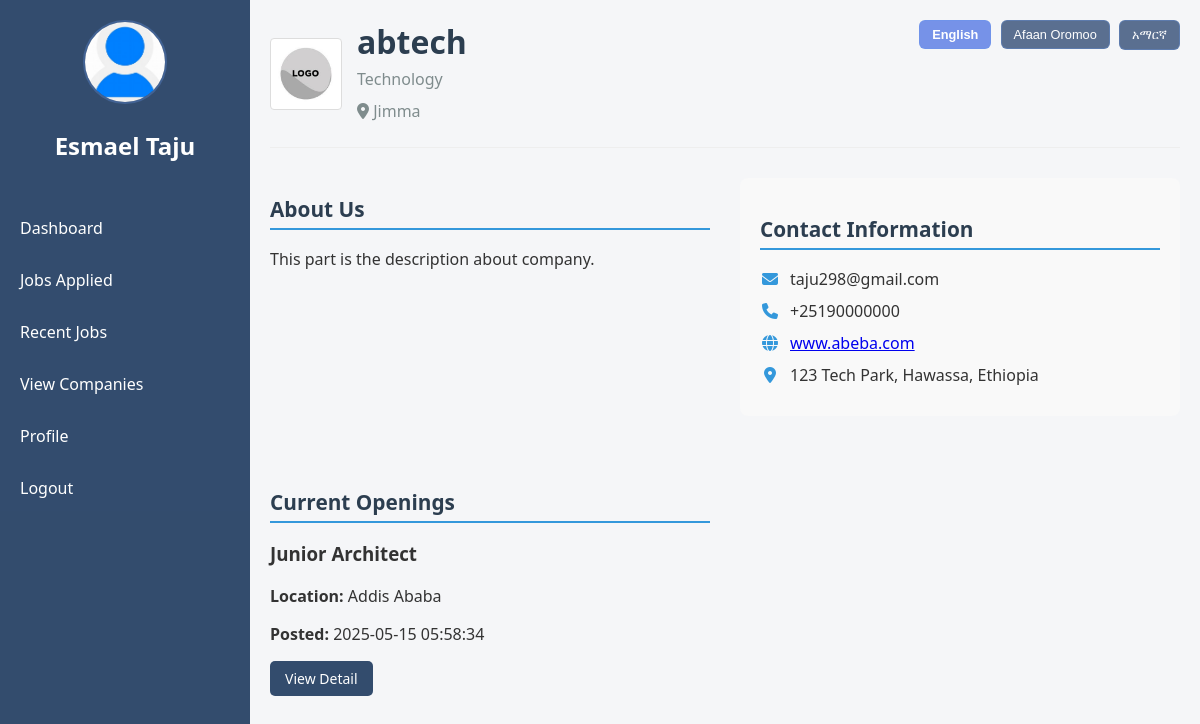
Screenshot of /candidate/company_detail.php?company_id=2 (signed in) with the database file from the repository.
### tables this page shows
CREATE TABLE `candidates` (
  `id` int(11) NOT NULL,
  `candidate_id` int(11) NOT NULL,
  `phone` varchar(20) DEFAULT NULL,
  `country` varchar(50) DEFAULT NULL,
  `address` varchar(255) DEFAULT NULL,
  `field` varchar(100) DEFAULT NULL,
  `experience` enum('0-2 years','3-5 years','5+ years') DEFAULT NULL,
  `education` enum('High School','Bachelor''s Degree','Master''s Degree','PhD') DEFAULT NULL,
  `gender` enum('male','female') DEFAULT NULL,
  `summary` text DEFAULT NULL,
  `profile_picture` varchar(250) DEFAULT 'default.png',
  `resume` varchar(255) DEFAULT NULL,
  `created_at` timestamp NOT NULL DEFAULT current_timestamp()
);

CREATE TABLE `users` (
  `id` int(11) NOT NULL,
  `name` varchar(100) NOT NULL,
  `email` varchar(100) NOT NULL,
  `password` varchar(255) NOT NULL,
  `role` enum('admin','candidate','company') NOT NULL,
  `created_at` timestamp NOT NULL DEFAULT current_timestamp()
);

CREATE TABLE `company` (
  `id` int(11) NOT NULL,
  `company_id` int(11) NOT NULL,
  `logo` varchar(250) DEFAULT 'logo.png',
  `contact` varchar(50) DEFAULT NULL,
  `location` varchar(100) DEFAULT NULL,
  `website` varchar(100) DEFAULT NULL,
  `description` text DEFAULT NULL,
  `created_at` timestamp NOT NULL DEFAULT current_timestamp(),
  `updated_at` timestamp NOT NULL DEFAULT current_timestamp() ON UPDATE current_timestamp(),
  `industry` varchar(250) DEFAULT NULL
);

CREATE TABLE `jobs` (
  `id` int(11) NOT NULL,
  `company_id` int(11) NOT NULL,
  `title` varchar(250) DEFAULT NULL,
  `location` varchar(250) DEFAULT NULL,
  `salary` varchar(250) DEFAULT NULL,
  `type` varchar(250) DEFAULT NULL,
  `skill` varchar(250) DEFAULT NULL,
  `description` text DEFAULT NULL,
  `deadline` date DEFAULT NULL,
  `created_at` timestamp NOT NULL DEFAULT current_timestamp(),
  `updated_at` timestamp NOT NULL DEFAULT current_timestamp() ON UPDATE current_timestamp(),
  `status` varchar(100) DEFAULT 'pending'
);

### candidate/company_detail.php (the view, shortened to what this page needs)
<?php include 'header.php'; ?>
<div class="company-header">
    <?php
    $company_id = $_GET['company_id'];
    $sql = "SELECT
    u.id AS user_id,
    u.name AS company_name,
    u.email AS company_email,
    c.logo AS company_logo,
    c.contact,
    c.location,
    c.industry,
    c.website,
    c.description,
    c.created_at AS company_created_at,
    c.updated_at AS company_updated_at,
    u.created_at AS user_created_at
FROM users u
INNER JOIN company c ON u.id = c.company_id
WHERE u.id = '$company_id'";
    $result = mysqli_query($conn, $sql);
    if ($result && mysqli_num_rows($result) > 0) {
        while ($row = mysqli_fetch_assoc($result)) {
            $company_name = $row['company_name'];
            $company_email = $row['company_email'];
            $company_logo = $row['company_logo'];
            $company_contact = $row['contact'];
            $company_location = $row['location'];
            $company_industry = $row['industry'];
            $company_website = $row['website'];
            $company_description = $row['description'];
        }
    }
    ?>
    <img src="../uploads/images/<?php echo $company_logo; ?>" alt="Goh Engineering Logo" class="company-logo">
    <div class="company-info">
        <h1><?php echo $company_name; ?></h1>
        <p class="industry"><?php echo $company_industry; ?></p>
        <p class="location"><i class="fas fa-map-marker-alt"></i> <?php echo $company_location; ?></p>
    </div>
</div>
<div class="company-details">
    <div class="detail-section">
        <h2>About Us</h2>
        <p><?php echo $company_description; ?></p>
    </div>
    <div class="detail-section contact-info">
        <h2>Contact Information</h2>
        <div class="contact-item">
            <i class="fas fa-envelope"></i>
            <span><?php echo $company_email; ?></span>
        </div>
        <div class="contact-item">
            <i class="fas fa-phone"></i>
            <span><?php echo $company_contact; ?></span>
        </div>
        <div class="contact-item">
            <i class="fas fa-globe"></i>
            <span><a href="<?php echo $company_website?>" target="_blank"><?php echo $company_website?></a></span>
        </div>
        <div class="contact-item">
            <i class="fas fa-map-marker-alt"></i>
            <span>123 Tech Park, Hawassa, Ethiopia</span>
        </div>
    </div>
    <?php
    $sql = "SELECT
    j.id AS job_id,
    j.title AS job_title,
    j.description AS job_description,
    j.location AS job_location,
    j.created_at AS job_created_at
    FROM jobs j
    WHERE j.company_id = '$company_id'";
    $result = mysqli_query($conn, $sql);
    if ($result && mysqli_num_rows($result) > 0) {
        while ($row = mysqli_fetch_assoc($result)) {
            $job_id = $row['job_id'];
            $job_title = $row['job_title'];
            $job_location = $row['job_location'];
            $job_created_at = $row['job_created_at'];
        }
    }
    ?>
    <div class="detail-section">
        <h2>Current Openings</h2>
        <div class="job-opening">
            <h3><?php echo $job_title; ?></h3>
            <p><strong>Location:</strong> <?php echo $job_location; ?></p>
            <p><strong>Posted:</strong> <?php echo $job_created_at; ?></p>
            <a href="job_detail.php?job_id=<?php echo $job_id;?>" class="btn" data-translate="see_more">View Detail</a>
        </div>
    </div>
</div>
<?php include 'footer.php'; ?>

### candidate/header.php (shortened to what this page needs)
<?php
include '../config/db.php';
include 'fetch_jobs.php';
$candidate_id = $_SESSION['candidate_id'];
$sql="SELECT u.name,c.profile_picture,c.field FROM users u INNER JOIN candidates c ON u.id=c.candidate_id WHERE u.id='$candidate_id'";
$result=mysqli_query($conn,$sql);
if(mysqli_num_rows($result)>0){
    $row=mysqli_fetch_assoc($result);
}
?>
<!DOCTYPE html>
<html lang="en">
<head>
    <link rel="stylesheet" href="../public/css/candidate.css">
    <link rel="stylesheet" href="https://cdnjs.cloudflare.com/ajax/libs/font-awesome/6.4.0/css/all.min.css">
</head>
<body>
    <div class="language-selector1">
        <button class="language-btn active" data-lang="en">English</button>
        <button class="language-btn" data-lang="om">Afaan Oromoo</button>
        <button class="language-btn" data-lang="am">አማርኛ</button>
    </div>
    <div class="sidebar">
        <div class="user-info">
            <img src="../uploads/images/<?php echo $row['profile_picture'] ?>" alt="User Profile" id="profile-pic">
            <h2 id="user-name"><?php echo $row['name'] ?></h2>
        </div>
        <?php $currentPage = basename($_SERVER['PHP_SELF'], ".php"); ?>
        <a href="dashboard.php" class="<?= $currentPage == 'dashboard' ? 'active' : '' ?>" data-translate="dashboard">Dashboard</a>
        <a href="applied_jobs.php" class="<?= $currentPage == 'applied_jobs' ? 'active' : '' ?>" data-translate="jobs_applied">Jobs Applied</a>
        <a href="recent_jobs.php" class="<?= $currentPage == 'recent_jobs' ? 'active' : '' ?>" data-translate="recent_jobs">Recent Jobs</a>
        <a href="view_company.php" class="<?= $currentPage == 'view_company' ? 'active' : '' ?>" data-translate="view_companies">View Companies</a>
        <a href="profile.php" class="<?= $currentPage == 'profile' ? 'active' : '' ?>" data-translate="profile">Profile</a>
        <a href="../auth/logout.php" class="logout" onclick="logout()" data-translate="logout">Logout</a>
    </div>
    <div class="main">

### candidate/footer.php (shortened to what this page needs)
</div>
</body>
</html>

### public/css/candidate.css (style rules this page uses)
body { font-family: "Segoe UI", Tahoma, Geneva, Verdana, sans-serif; margin: 0; padding: 0; background-color: rgba(244, 246, 248, 0.9); color: #333; }
.sidebar { background-color: rgba(30, 58, 95, 0.9); color: #fff; width: 250px; height: 100vh; position: fixed; display: flex; flex-direction: column; padding-top: 20px; transition: width 0.3s ease; z-index: 1000; }
.sidebar .user-info { text-align: center; margin-bottom: 20px; padding: 0 15px; }
.sidebar img { width: 80px; height: 80px; border-radius: 50%; border: 2px solid rgba(100, 149, 237, 0.3); object-fit: cover; }
.sidebar a { color: #fff; text-decoration: none; padding: 15px 20px; display: block; font-size: 16px; transition: background-color 0.3s ease; white-space: nowrap; }
.main { margin-left: 250px; padding: 20px; transition: margin-left 0.3s ease; }
.btn { background-color: rgba(30, 58, 95, 0.9); color: #fff; padding: 8px 15px; border: none; border-radius: 5px; cursor: pointer; transition: all 0.2s ease; text-decoration: none; display: inline-block; font-size: 14px; margin-right: 10px; }
.language-selector1 { position: absolute; top: 20px; right: 20px; z-index: 100; }
.language-btn { background: rgba(25, 55, 100, 0.7); color: white; border: 1px solid rgba(100, 149, 237, 0.3); border-radius: 6px; padding: 6px 12px; margin-left: 5px; cursor: pointer; font-size: 0.8rem; transition: all 0.2s ease; }
.language-btn.active { background: rgba(65, 105, 225, 0.7); font-weight: bold; }
.company-info { display: flex; flex-direction: column; justify-content: center; align-items: start; }
.company-header { display: flex; align-items: center; justify-content: start; margin-bottom: 30px; padding-bottom: 20px; border-bottom: 1px solid #eee; }
.company-logo { width: 120px; height: 120px; border-radius: 8px; object-fit: contain; margin-right: 30px; border: 1px solid #ddd; padding: 10px; background: white; }
.company-info h1 { margin: 0; color: #2c3e50; }
.company-info p { margin: 5px 0; color: #7f8c8d; text-align: left; }
.company-details { display: grid; grid-template-columns: 1fr 1fr; gap: 30px; }
.detail-section { margin-bottom: 25px; }
.detail-section h2 { color: #2c3e50; border-bottom: 2px solid #3498db; padding-bottom: 5px; font-size: 1.3em; }
.contact-info { background: #f9f9f9; padding: 20px; border-radius: 8px; }
.contact-item { display: flex; align-items: center; margin-bottom: 10px; }
.contact-item i { margin-right: 10px; color: #3498db; width: 20px; text-align: center; }
.company-logo { width: 60px; height: 60px; border-radius: 4px; object-fit: contain; margin-right: 15px; border: 1px solid #ddd; padding: 5px; background: white; }

### rows the page displays
candidates: profile_picture (placeholder picture), candidate.name "Esmael Taju"
company: logo (picture), company.name "abtech", industry "Technology", location "Jimma", description "This part is the description about company.", company.email "taju298@gmail.com", contact "+25190000000", website "www.abeba.com"
jobs: title "Junior Architect", location "Addis Ababa", created_at "2025-05-15 05:58:34"
